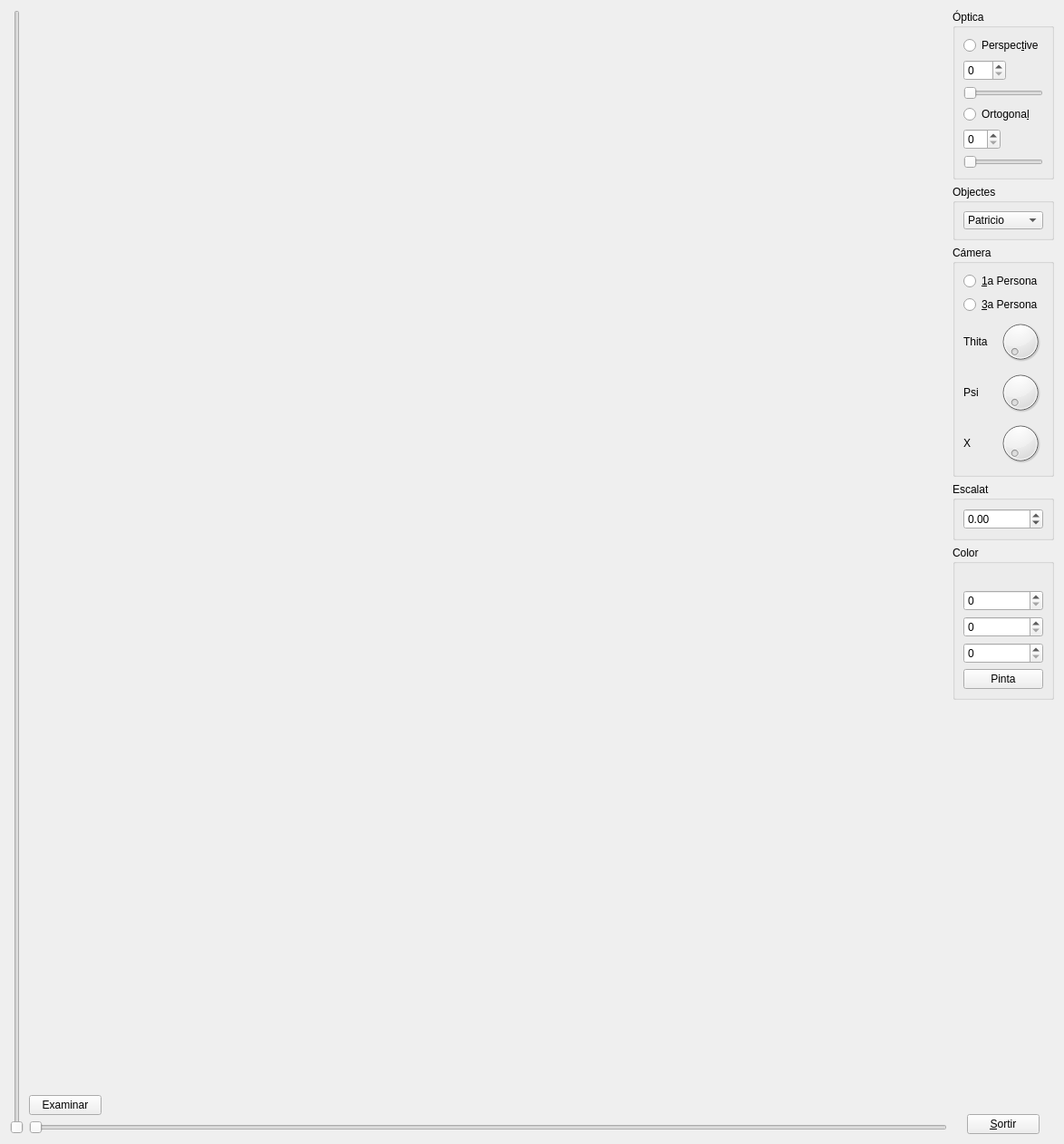
<?xml version="1.0" encoding="UTF-8"?>
<ui version="4.0">
 <class>MyForm</class>
 <widget class="QWidget" name="MyForm">
  <property name="geometry">
   <rect>
    <x>0</x>
    <y>0</y>
    <width>1174</width>
    <height>1262</height>
   </rect>
  </property>
  <property name="sizePolicy">
   <sizepolicy hsizetype="Fixed" vsizetype="Fixed">
    <horstretch>0</horstretch>
    <verstretch>0</verstretch>
   </sizepolicy>
  </property>
  <property name="windowTitle">
   <string>Form</string>
  </property>
  <layout class="QHBoxLayout" name="horizontalLayout">
   <item>
    <widget class="QSlider" name="verticalSlider">
     <property name="orientation">
      <enum>Qt::Vertical</enum>
     </property>
    </widget>
   </item>
   <item>
    <layout class="QVBoxLayout" name="verticalLayout_9">
     <item>
      <widget class="MyGLWidget" name="widget" native="true">
       <property name="sizePolicy">
        <sizepolicy hsizetype="Expanding" vsizetype="Expanding">
         <horstretch>0</horstretch>
         <verstretch>0</verstretch>
        </sizepolicy>
       </property>
       <property name="maximumSize">
        <size>
         <width>1000</width>
         <height>1000</height>
        </size>
       </property>
      </widget>
     </item>
     <item alignment="Qt::AlignBottom">
      <widget class="MyPushButton" name="pushButton_3">
       <property name="sizePolicy">
        <sizepolicy hsizetype="Fixed" vsizetype="Fixed">
         <horstretch>0</horstretch>
         <verstretch>0</verstretch>
        </sizepolicy>
       </property>
       <property name="text">
        <string>Examinar</string>
       </property>
      </widget>
     </item>
     <item>
      <widget class="QSlider" name="horizontalSlider_3">
       <property name="orientation">
        <enum>Qt::Horizontal</enum>
       </property>
      </widget>
     </item>
    </layout>
   </item>
   <item>
    <layout class="QVBoxLayout" name="verticalLayout">
     <item>
      <widget class="QGroupBox" name="groupBox">
       <property name="sizePolicy">
        <sizepolicy hsizetype="Minimum" vsizetype="Minimum">
         <horstretch>0</horstretch>
         <verstretch>0</verstretch>
        </sizepolicy>
       </property>
       <property name="title">
        <string>Óptica</string>
       </property>
       <property name="checkable">
        <bool>false</bool>
       </property>
       <layout class="QVBoxLayout" name="verticalLayout_2">
        <item>
         <widget class="QRadioButton" name="radioButton">
          <property name="text">
           <string>Perspec&amp;tive</string>
          </property>
          <property name="autoExclusive">
           <bool>true</bool>
          </property>
         </widget>
        </item>
        <item>
         <widget class="QSpinBox" name="spinBox">
          <property name="sizePolicy">
           <sizepolicy hsizetype="Fixed" vsizetype="Fixed">
            <horstretch>0</horstretch>
            <verstretch>0</verstretch>
           </sizepolicy>
          </property>
          <property name="maximum">
           <number>160</number>
          </property>
         </widget>
        </item>
        <item>
         <widget class="QSlider" name="horizontalSlider_2">
          <property name="sizePolicy">
           <sizepolicy hsizetype="Preferred" vsizetype="Fixed">
            <horstretch>0</horstretch>
            <verstretch>0</verstretch>
           </sizepolicy>
          </property>
          <property name="minimum">
           <number>15</number>
          </property>
          <property name="maximum">
           <number>160</number>
          </property>
          <property name="orientation">
           <enum>Qt::Horizontal</enum>
          </property>
         </widget>
        </item>
        <item>
         <widget class="QRadioButton" name="radioButton_2">
          <property name="text">
           <string>Ortogona&amp;l</string>
          </property>
          <property name="checked">
           <bool>false</bool>
          </property>
          <property name="autoExclusive">
           <bool>true</bool>
          </property>
         </widget>
        </item>
        <item>
         <widget class="QSpinBox" name="spinBox_2">
          <property name="sizePolicy">
           <sizepolicy hsizetype="Fixed" vsizetype="Fixed">
            <horstretch>0</horstretch>
            <verstretch>0</verstretch>
           </sizepolicy>
          </property>
          <property name="maximum">
           <number>36</number>
          </property>
         </widget>
        </item>
        <item>
         <widget class="QSlider" name="horizontalSlider">
          <property name="sizePolicy">
           <sizepolicy hsizetype="Preferred" vsizetype="Fixed">
            <horstretch>0</horstretch>
            <verstretch>0</verstretch>
           </sizepolicy>
          </property>
          <property name="maximum">
           <number>36</number>
          </property>
          <property name="orientation">
           <enum>Qt::Horizontal</enum>
          </property>
         </widget>
        </item>
       </layout>
      </widget>
     </item>
     <item>
      <widget class="QGroupBox" name="groupBox_2">
       <property name="enabled">
        <bool>true</bool>
       </property>
       <property name="sizePolicy">
        <sizepolicy hsizetype="Minimum" vsizetype="Minimum">
         <horstretch>0</horstretch>
         <verstretch>0</verstretch>
        </sizepolicy>
       </property>
       <property name="title">
        <string>Objectes</string>
       </property>
       <layout class="QVBoxLayout" name="verticalLayout_3">
        <item>
         <widget class="QComboBox" name="comboBox">
          <property name="sizePolicy">
           <sizepolicy hsizetype="Fixed" vsizetype="Fixed">
            <horstretch>0</horstretch>
            <verstretch>0</verstretch>
           </sizepolicy>
          </property>
          <property name="maximumSize">
           <size>
            <width>100</width>
            <height>20</height>
           </size>
          </property>
          <item>
           <property name="text">
            <string>Patricio</string>
           </property>
          </item>
          <item>
           <property name="text">
            <string>Homer</string>
           </property>
          </item>
          <item>
           <property name="text">
            <string>Legoman</string>
           </property>
          </item>
          <item>
           <property name="text">
            <string>Vaca</string>
           </property>
          </item>
          <item>
           <property name="text">
            <string>Delfin</string>
           </property>
          </item>
          <item>
           <property name="text">
            <string>F16</string>
           </property>
          </item>
          <item>
           <property name="text">
            <string>Porsche</string>
           </property>
          </item>
         </widget>
        </item>
       </layout>
      </widget>
     </item>
     <item>
      <widget class="QGroupBox" name="groupBox_3">
       <property name="enabled">
        <bool>true</bool>
       </property>
       <property name="sizePolicy">
        <sizepolicy hsizetype="Minimum" vsizetype="Minimum">
         <horstretch>0</horstretch>
         <verstretch>0</verstretch>
        </sizepolicy>
       </property>
       <property name="title">
        <string>Cámera</string>
       </property>
       <layout class="QVBoxLayout" name="verticalLayout_5">
        <item>
         <widget class="QRadioButton" name="radioButton_3">
          <property name="text">
           <string>&amp;1a Persona</string>
          </property>
         </widget>
        </item>
        <item>
         <widget class="QRadioButton" name="radioButton_4">
          <property name="text">
           <string>&amp;3a Persona</string>
          </property>
         </widget>
        </item>
        <item>
         <layout class="QHBoxLayout" name="horizontalLayout_7">
          <item>
           <widget class="QLabel" name="label">
            <property name="sizePolicy">
             <sizepolicy hsizetype="Fixed" vsizetype="Fixed">
              <horstretch>0</horstretch>
              <verstretch>0</verstretch>
             </sizepolicy>
            </property>
            <property name="maximumSize">
             <size>
              <width>50</width>
              <height>50</height>
             </size>
            </property>
            <property name="text">
             <string>Thita</string>
            </property>
           </widget>
          </item>
          <item>
           <widget class="QDial" name="dial_5">
            <property name="sizePolicy">
             <sizepolicy hsizetype="Fixed" vsizetype="Fixed">
              <horstretch>0</horstretch>
              <verstretch>0</verstretch>
             </sizepolicy>
            </property>
            <property name="maximumSize">
             <size>
              <width>50</width>
              <height>50</height>
             </size>
            </property>
            <property name="maximum">
             <number>359</number>
            </property>
           </widget>
          </item>
         </layout>
        </item>
        <item>
         <layout class="QHBoxLayout" name="horizontalLayout_8">
          <item>
           <widget class="QLabel" name="label_2">
            <property name="sizePolicy">
             <sizepolicy hsizetype="Fixed" vsizetype="Fixed">
              <horstretch>0</horstretch>
              <verstretch>0</verstretch>
             </sizepolicy>
            </property>
            <property name="maximumSize">
             <size>
              <width>50</width>
              <height>50</height>
             </size>
            </property>
            <property name="text">
             <string>Psi</string>
            </property>
           </widget>
          </item>
          <item>
           <widget class="QDial" name="dial_2">
            <property name="sizePolicy">
             <sizepolicy hsizetype="Fixed" vsizetype="Fixed">
              <horstretch>0</horstretch>
              <verstretch>0</verstretch>
             </sizepolicy>
            </property>
            <property name="maximumSize">
             <size>
              <width>50</width>
              <height>50</height>
             </size>
            </property>
            <property name="maximum">
             <number>359</number>
            </property>
           </widget>
          </item>
         </layout>
        </item>
        <item>
         <layout class="QHBoxLayout" name="horizontalLayout_9">
          <item>
           <widget class="QLabel" name="label_3">
            <property name="sizePolicy">
             <sizepolicy hsizetype="Fixed" vsizetype="Fixed">
              <horstretch>0</horstretch>
              <verstretch>0</verstretch>
             </sizepolicy>
            </property>
            <property name="maximumSize">
             <size>
              <width>50</width>
              <height>50</height>
             </size>
            </property>
            <property name="text">
             <string>X</string>
            </property>
           </widget>
          </item>
          <item>
           <widget class="QDial" name="dial_3">
            <property name="sizePolicy">
             <sizepolicy hsizetype="Fixed" vsizetype="Fixed">
              <horstretch>0</horstretch>
              <verstretch>0</verstretch>
             </sizepolicy>
            </property>
            <property name="maximumSize">
             <size>
              <width>50</width>
              <height>50</height>
             </size>
            </property>
            <property name="maximum">
             <number>359</number>
            </property>
           </widget>
          </item>
         </layout>
        </item>
       </layout>
      </widget>
     </item>
     <item>
      <widget class="QGroupBox" name="groupBox_5">
       <property name="title">
        <string>Escalat</string>
       </property>
       <layout class="QVBoxLayout" name="verticalLayout_6">
        <item>
         <widget class="QDoubleSpinBox" name="doubleSpinBox">
          <property name="minimum">
           <double>-99.989999999999995</double>
          </property>
         </widget>
        </item>
       </layout>
      </widget>
     </item>
     <item>
      <widget class="QGroupBox" name="groupBox_6">
       <property name="title">
        <string>Color</string>
       </property>
       <layout class="QVBoxLayout" name="verticalLayout_7">
        <item>
         <widget class="MyLabel" name="label_5">
          <property name="text">
           <string/>
          </property>
         </widget>
        </item>
        <item>
         <widget class="QSpinBox" name="spinBox_5">
          <property name="maximum">
           <number>255</number>
          </property>
         </widget>
        </item>
        <item>
         <widget class="QSpinBox" name="spinBox_4">
          <property name="maximum">
           <number>255</number>
          </property>
         </widget>
        </item>
        <item>
         <widget class="QSpinBox" name="spinBox_3">
          <property name="maximum">
           <number>255</number>
          </property>
         </widget>
        </item>
        <item>
         <widget class="QPushButton" name="pushButton_2">
          <property name="text">
           <string>Pinta</string>
          </property>
         </widget>
        </item>
       </layout>
      </widget>
     </item>
     <item>
      <spacer name="verticalSpacer_2">
       <property name="orientation">
        <enum>Qt::Vertical</enum>
       </property>
       <property name="sizeHint" stdset="0">
        <size>
         <width>20</width>
         <height>40</height>
        </size>
       </property>
      </spacer>
     </item>
     <item alignment="Qt::AlignHCenter">
      <widget class="QPushButton" name="pushButton">
       <property name="sizePolicy">
        <sizepolicy hsizetype="Fixed" vsizetype="Fixed">
         <horstretch>0</horstretch>
         <verstretch>0</verstretch>
        </sizepolicy>
       </property>
       <property name="text">
        <string>&amp;Sortir</string>
       </property>
      </widget>
     </item>
    </layout>
   </item>
  </layout>
 </widget>
 <customwidgets>
  <customwidget>
   <class>MyGLWidget</class>
   <extends>QWidget</extends>
   <header>MyGLWidget.h</header>
   <container>1</container>
   <slots>
    <signal>setPressP(bool)</signal>
    <signal>setPress(bool)</signal>
    <signal>updatepsi(int)</signal>
    <signal>updatethita(int)</signal>
    <signal>setPressPrimera(bool)</signal>
    <signal>setPressTercera(bool)</signal>
    <signal>updatex(int)</signal>
    <signal>updatey(int)</signal>
    <signal>updateEscalat(double)</signal>
    <slot>ZoomPerspectiva(int)</slot>
    <slot>Perspective(bool)</slot>
    <slot>Ortogonal(bool)</slot>
    <slot>CarregaModel(QString)</slot>
    <slot>ZoomOrtogonal(int)</slot>
    <slot>updateThita(int)</slot>
    <slot>updatePsi(int)</slot>
    <slot>updateX(int)</slot>
    <slot>updateY(int)</slot>
    <slot>Primera(bool)</slot>
    <slot>Tercera(bool)</slot>
    <slot>setEscalat(double)</slot>
    <slot>setRed(int)</slot>
    <slot>setGreen(int)</slot>
    <slot>setBlue(int)</slot>
    <slot>setSong(QString)</slot>
    <slot>updateHeight()</slot>
    <slot>updateWidth()</slot>
   </slots>
  </customwidget>
  <customwidget>
   <class>MyLabel</class>
   <extends>QLabel</extends>
   <header>MyLabel.h</header>
   <slots>
    <signal>setred(int)</signal>
    <signal>setgreen(int)</signal>
    <signal>setblue(int)</signal>
    <slot>updatered(int)</slot>
    <slot>updategreen(int)</slot>
    <slot>updateblue(int)</slot>
    <slot>send()</slot>
    <slot>setFile()</slot>
   </slots>
  </customwidget>
  <customwidget>
   <class>MyPushButton</class>
   <extends>QPushButton</extends>
   <header>MyPushButton.h</header>
   <slots>
    <signal>setFile(QString)</signal>
    <slot>myClicked()</slot>
   </slots>
  </customwidget>
 </customwidgets>
 <resources/>
 <connections>
  <connection>
   <sender>pushButton</sender>
   <signal>clicked()</signal>
   <receiver>MyForm</receiver>
   <slot>close()</slot>
   <hints>
    <hint type="sourcelabel">
     <x>1136</x>
     <y>1251</y>
    </hint>
    <hint type="destinationlabel">
     <x>693</x>
     <y>529</y>
    </hint>
   </hints>
  </connection>
  <connection>
   <sender>radioButton</sender>
   <signal>clicked(bool)</signal>
   <receiver>widget</receiver>
   <slot>Perspective(bool)</slot>
   <hints>
    <hint type="sourcelabel">
     <x>1094</x>
     <y>56</y>
    </hint>
    <hint type="destinationlabel">
     <x>507</x>
     <y>89</y>
    </hint>
   </hints>
  </connection>
  <connection>
   <sender>radioButton_2</sender>
   <signal>clicked(bool)</signal>
   <receiver>widget</receiver>
   <slot>Ortogonal(bool)</slot>
   <hints>
    <hint type="sourcelabel">
     <x>1094</x>
     <y>152</y>
    </hint>
    <hint type="destinationlabel">
     <x>507</x>
     <y>84</y>
    </hint>
   </hints>
  </connection>
  <connection>
   <sender>comboBox</sender>
   <signal>currentTextChanged(QString)</signal>
   <receiver>widget</receiver>
   <slot>CarregaModel(QString)</slot>
   <hints>
    <hint type="sourcelabel">
     <x>1084</x>
     <y>282</y>
    </hint>
    <hint type="destinationlabel">
     <x>507</x>
     <y>231</y>
    </hint>
   </hints>
  </connection>
  <connection>
   <sender>horizontalSlider_2</sender>
   <signal>valueChanged(int)</signal>
   <receiver>spinBox</receiver>
   <slot>setValue(int)</slot>
   <hints>
    <hint type="sourcelabel">
     <x>1158</x>
     <y>126</y>
    </hint>
    <hint type="destinationlabel">
     <x>1100</x>
     <y>89</y>
    </hint>
   </hints>
  </connection>
  <connection>
   <sender>horizontalSlider</sender>
   <signal>valueChanged(int)</signal>
   <receiver>spinBox_2</receiver>
   <slot>setValue(int)</slot>
   <hints>
    <hint type="sourcelabel">
     <x>1094</x>
     <y>207</y>
    </hint>
    <hint type="destinationlabel">
     <x>1091</x>
     <y>185</y>
    </hint>
   </hints>
  </connection>
  <connection>
   <sender>radioButton</sender>
   <signal>toggled(bool)</signal>
   <receiver>spinBox</receiver>
   <slot>setVisible(bool)</slot>
   <hints>
    <hint type="sourcelabel">
     <x>1094</x>
     <y>52</y>
    </hint>
    <hint type="destinationlabel">
     <x>1100</x>
     <y>89</y>
    </hint>
   </hints>
  </connection>
  <connection>
   <sender>radioButton</sender>
   <signal>toggled(bool)</signal>
   <receiver>horizontalSlider_2</receiver>
   <slot>setVisible(bool)</slot>
   <hints>
    <hint type="sourcelabel">
     <x>1094</x>
     <y>48</y>
    </hint>
    <hint type="destinationlabel">
     <x>1158</x>
     <y>126</y>
    </hint>
   </hints>
  </connection>
  <connection>
   <sender>radioButton_2</sender>
   <signal>toggled(bool)</signal>
   <receiver>spinBox_2</receiver>
   <slot>setVisible(bool)</slot>
   <hints>
    <hint type="sourcelabel">
     <x>1094</x>
     <y>142</y>
    </hint>
    <hint type="destinationlabel">
     <x>1091</x>
     <y>185</y>
    </hint>
   </hints>
  </connection>
  <connection>
   <sender>radioButton_2</sender>
   <signal>toggled(bool)</signal>
   <receiver>horizontalSlider</receiver>
   <slot>setVisible(bool)</slot>
   <hints>
    <hint type="sourcelabel">
     <x>1094</x>
     <y>147</y>
    </hint>
    <hint type="destinationlabel">
     <x>1094</x>
     <y>200</y>
    </hint>
   </hints>
  </connection>
  <connection>
   <sender>horizontalSlider</sender>
   <signal>sliderMoved(int)</signal>
   <receiver>widget</receiver>
   <slot>ZoomOrtogonal(int)</slot>
   <hints>
    <hint type="sourcelabel">
     <x>1158</x>
     <y>218</y>
    </hint>
    <hint type="destinationlabel">
     <x>507</x>
     <y>208</y>
    </hint>
   </hints>
  </connection>
  <connection>
   <sender>horizontalSlider_2</sender>
   <signal>sliderMoved(int)</signal>
   <receiver>widget</receiver>
   <slot>ZoomPerspectiva(int)</slot>
   <hints>
    <hint type="sourcelabel">
     <x>1153</x>
     <y>124</y>
    </hint>
    <hint type="destinationlabel">
     <x>507</x>
     <y>112</y>
    </hint>
   </hints>
  </connection>
  <connection>
   <sender>widget</sender>
   <signal>setPressP(bool)</signal>
   <receiver>radioButton</receiver>
   <slot>click()</slot>
   <hints>
    <hint type="sourcelabel">
     <x>507</x>
     <y>86</y>
    </hint>
    <hint type="destinationlabel">
     <x>1153</x>
     <y>56</y>
    </hint>
   </hints>
  </connection>
  <connection>
   <sender>widget</sender>
   <signal>setPress(bool)</signal>
   <receiver>radioButton_2</receiver>
   <slot>click()</slot>
   <hints>
    <hint type="sourcelabel">
     <x>493</x>
     <y>145</y>
    </hint>
    <hint type="destinationlabel">
     <x>1153</x>
     <y>152</y>
    </hint>
   </hints>
  </connection>
  <connection>
   <sender>dial_2</sender>
   <signal>sliderMoved(int)</signal>
   <receiver>widget</receiver>
   <slot>updatePsi(int)</slot>
   <hints>
    <hint type="sourcelabel">
     <x>1150</x>
     <y>489</y>
    </hint>
    <hint type="destinationlabel">
     <x>482</x>
     <y>396</y>
    </hint>
   </hints>
  </connection>
  <connection>
   <sender>widget</sender>
   <signal>updatepsi(int)</signal>
   <receiver>dial_2</receiver>
   <slot>setValue(int)</slot>
   <hints>
    <hint type="sourcelabel">
     <x>507</x>
     <y>396</y>
    </hint>
    <hint type="destinationlabel">
     <x>1150</x>
     <y>489</y>
    </hint>
   </hints>
  </connection>
  <connection>
   <sender>widget</sender>
   <signal>updatethita(int)</signal>
   <receiver>dial_5</receiver>
   <slot>setValue(int)</slot>
   <hints>
    <hint type="sourcelabel">
     <x>494</x>
     <y>394</y>
    </hint>
    <hint type="destinationlabel">
     <x>1150</x>
     <y>431</y>
    </hint>
   </hints>
  </connection>
  <connection>
   <sender>dial_5</sender>
   <signal>sliderMoved(int)</signal>
   <receiver>widget</receiver>
   <slot>updateThita(int)</slot>
   <hints>
    <hint type="sourcelabel">
     <x>1150</x>
     <y>431</y>
    </hint>
    <hint type="destinationlabel">
     <x>507</x>
     <y>365</y>
    </hint>
   </hints>
  </connection>
  <connection>
   <sender>radioButton_4</sender>
   <signal>toggled(bool)</signal>
   <receiver>dial_5</receiver>
   <slot>setVisible(bool)</slot>
   <hints>
    <hint type="sourcelabel">
     <x>1158</x>
     <y>384</y>
    </hint>
    <hint type="destinationlabel">
     <x>1150</x>
     <y>431</y>
    </hint>
   </hints>
  </connection>
  <connection>
   <sender>radioButton_4</sender>
   <signal>toggled(bool)</signal>
   <receiver>dial_2</receiver>
   <slot>setVisible(bool)</slot>
   <hints>
    <hint type="sourcelabel">
     <x>1158</x>
     <y>384</y>
    </hint>
    <hint type="destinationlabel">
     <x>1150</x>
     <y>489</y>
    </hint>
   </hints>
  </connection>
  <connection>
   <sender>radioButton_3</sender>
   <signal>toggled(bool)</signal>
   <receiver>dial_3</receiver>
   <slot>setVisible(bool)</slot>
   <hints>
    <hint type="sourcelabel">
     <x>1153</x>
     <y>346</y>
    </hint>
    <hint type="destinationlabel">
     <x>1150</x>
     <y>547</y>
    </hint>
   </hints>
  </connection>
  <connection>
   <sender>radioButton_3</sender>
   <signal>toggled(bool)</signal>
   <receiver>label_3</receiver>
   <slot>setVisible(bool)</slot>
   <hints>
    <hint type="sourcelabel">
     <x>1153</x>
     <y>346</y>
    </hint>
    <hint type="destinationlabel">
     <x>1094</x>
     <y>547</y>
    </hint>
   </hints>
  </connection>
  <connection>
   <sender>radioButton_4</sender>
   <signal>toggled(bool)</signal>
   <receiver>label</receiver>
   <slot>setVisible(bool)</slot>
   <hints>
    <hint type="sourcelabel">
     <x>1153</x>
     <y>374</y>
    </hint>
    <hint type="destinationlabel">
     <x>1094</x>
     <y>431</y>
    </hint>
   </hints>
  </connection>
  <connection>
   <sender>radioButton_4</sender>
   <signal>toggled(bool)</signal>
   <receiver>label_2</receiver>
   <slot>setVisible(bool)</slot>
   <hints>
    <hint type="sourcelabel">
     <x>1153</x>
     <y>374</y>
    </hint>
    <hint type="destinationlabel">
     <x>1094</x>
     <y>489</y>
    </hint>
   </hints>
  </connection>
  <connection>
   <sender>widget</sender>
   <signal>setPressPrimera(bool)</signal>
   <receiver>radioButton_3</receiver>
   <slot>click()</slot>
   <hints>
    <hint type="sourcelabel">
     <x>487</x>
     <y>336</y>
    </hint>
    <hint type="destinationlabel">
     <x>1153</x>
     <y>346</y>
    </hint>
   </hints>
  </connection>
  <connection>
   <sender>widget</sender>
   <signal>setPressTercera(bool)</signal>
   <receiver>radioButton_4</receiver>
   <slot>click()</slot>
   <hints>
    <hint type="sourcelabel">
     <x>507</x>
     <y>378</y>
    </hint>
    <hint type="destinationlabel">
     <x>1153</x>
     <y>374</y>
    </hint>
   </hints>
  </connection>
  <connection>
   <sender>dial_3</sender>
   <signal>sliderMoved(int)</signal>
   <receiver>widget</receiver>
   <slot>updateX(int)</slot>
   <hints>
    <hint type="sourcelabel">
     <x>1150</x>
     <y>547</y>
    </hint>
    <hint type="destinationlabel">
     <x>507</x>
     <y>396</y>
    </hint>
   </hints>
  </connection>
  <connection>
   <sender>widget</sender>
   <signal>updatex(int)</signal>
   <receiver>dial_3</receiver>
   <slot>setValue(int)</slot>
   <hints>
    <hint type="sourcelabel">
     <x>488</x>
     <y>396</y>
    </hint>
    <hint type="destinationlabel">
     <x>1150</x>
     <y>547</y>
    </hint>
   </hints>
  </connection>
  <connection>
   <sender>radioButton_3</sender>
   <signal>clicked(bool)</signal>
   <receiver>widget</receiver>
   <slot>Primera(bool)</slot>
   <hints>
    <hint type="sourcelabel">
     <x>1153</x>
     <y>346</y>
    </hint>
    <hint type="destinationlabel">
     <x>507</x>
     <y>332</y>
    </hint>
   </hints>
  </connection>
  <connection>
   <sender>radioButton_4</sender>
   <signal>clicked(bool)</signal>
   <receiver>widget</receiver>
   <slot>Tercera(bool)</slot>
   <hints>
    <hint type="sourcelabel">
     <x>1153</x>
     <y>374</y>
    </hint>
    <hint type="destinationlabel">
     <x>507</x>
     <y>370</y>
    </hint>
   </hints>
  </connection>
  <connection>
   <sender>doubleSpinBox</sender>
   <signal>valueChanged(double)</signal>
   <receiver>widget</receiver>
   <slot>setEscalat(double)</slot>
   <hints>
    <hint type="sourcelabel">
     <x>1094</x>
     <y>617</y>
    </hint>
    <hint type="destinationlabel">
     <x>487</x>
     <y>396</y>
    </hint>
   </hints>
  </connection>
  <connection>
   <sender>widget</sender>
   <signal>updateEscalat(double)</signal>
   <receiver>doubleSpinBox</receiver>
   <slot>setValue(double)</slot>
   <hints>
    <hint type="sourcelabel">
     <x>507</x>
     <y>396</y>
    </hint>
    <hint type="destinationlabel">
     <x>1094</x>
     <y>617</y>
    </hint>
   </hints>
  </connection>
  <connection>
   <sender>pushButton_2</sender>
   <signal>clicked()</signal>
   <receiver>label_5</receiver>
   <slot>send()</slot>
   <hints>
    <hint type="sourcelabel">
     <x>1158</x>
     <y>858</y>
    </hint>
    <hint type="destinationlabel">
     <x>1158</x>
     <y>704</y>
    </hint>
   </hints>
  </connection>
  <connection>
   <sender>label_5</sender>
   <signal>setred(int)</signal>
   <receiver>widget</receiver>
   <slot>setRed(int)</slot>
   <hints>
    <hint type="sourcelabel">
     <x>1158</x>
     <y>704</y>
    </hint>
    <hint type="destinationlabel">
     <x>521</x>
     <y>396</y>
    </hint>
   </hints>
  </connection>
  <connection>
   <sender>label_5</sender>
   <signal>setgreen(int)</signal>
   <receiver>widget</receiver>
   <slot>setGreen(int)</slot>
   <hints>
    <hint type="sourcelabel">
     <x>1158</x>
     <y>704</y>
    </hint>
    <hint type="destinationlabel">
     <x>530</x>
     <y>396</y>
    </hint>
   </hints>
  </connection>
  <connection>
   <sender>label_5</sender>
   <signal>setblue(int)</signal>
   <receiver>widget</receiver>
   <slot>setBlue(int)</slot>
   <hints>
    <hint type="sourcelabel">
     <x>1158</x>
     <y>704</y>
    </hint>
    <hint type="destinationlabel">
     <x>527</x>
     <y>396</y>
    </hint>
   </hints>
  </connection>
  <connection>
   <sender>spinBox_3</sender>
   <signal>valueChanged(int)</signal>
   <receiver>label_5</receiver>
   <slot>updateblue(int)</slot>
   <hints>
    <hint type="sourcelabel">
     <x>1158</x>
     <y>818</y>
    </hint>
    <hint type="destinationlabel">
     <x>1158</x>
     <y>704</y>
    </hint>
   </hints>
  </connection>
  <connection>
   <sender>spinBox_4</sender>
   <signal>valueChanged(int)</signal>
   <receiver>label_5</receiver>
   <slot>updategreen(int)</slot>
   <hints>
    <hint type="sourcelabel">
     <x>1158</x>
     <y>780</y>
    </hint>
    <hint type="destinationlabel">
     <x>1158</x>
     <y>704</y>
    </hint>
   </hints>
  </connection>
  <connection>
   <sender>spinBox_5</sender>
   <signal>valueChanged(int)</signal>
   <receiver>label_5</receiver>
   <slot>updatered(int)</slot>
   <hints>
    <hint type="sourcelabel">
     <x>1158</x>
     <y>742</y>
    </hint>
    <hint type="destinationlabel">
     <x>1158</x>
     <y>704</y>
    </hint>
   </hints>
  </connection>
  <connection>
   <sender>pushButton_3</sender>
   <signal>clicked()</signal>
   <receiver>pushButton_3</receiver>
   <slot>myClicked()</slot>
   <hints>
    <hint type="sourcelabel">
     <x>65</x>
     <y>1136</y>
    </hint>
    <hint type="destinationlabel">
     <x>111</x>
     <y>1136</y>
    </hint>
   </hints>
  </connection>
  <connection>
   <sender>pushButton_3</sender>
   <signal>setFile(QString)</signal>
   <receiver>widget</receiver>
   <slot>setSong(QString)</slot>
   <hints>
    <hint type="sourcelabel">
     <x>87</x>
     <y>1136</y>
    </hint>
    <hint type="destinationlabel">
     <x>50</x>
     <y>396</y>
    </hint>
   </hints>
  </connection>
  <connection>
   <sender>horizontalSlider_3</sender>
   <signal>sliderMoved(int)</signal>
   <receiver>widget</receiver>
   <slot>updateHeight()</slot>
   <hints>
    <hint type="sourcelabel">
     <x>429</x>
     <y>1192</y>
    </hint>
    <hint type="destinationlabel">
     <x>423</x>
     <y>997</y>
    </hint>
   </hints>
  </connection>
  <connection>
   <sender>verticalSlider</sender>
   <signal>sliderMoved(int)</signal>
   <receiver>widget</receiver>
   <slot>updateWidth()</slot>
   <hints>
    <hint type="sourcelabel">
     <x>13</x>
     <y>897</y>
    </hint>
    <hint type="destinationlabel">
     <x>63</x>
     <y>897</y>
    </hint>
   </hints>
  </connection>
 </connections>
</ui>
